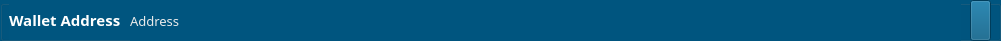
     <widget class="QGroupBox" name="addressBox">
      <property name="geometry">
       <rect>
        <x>10</x>
        <y>80</y>
        <width>1001</width>
        <height>41</height>
       </rect>
      </property>
      <property name="styleSheet">
       <string notr="true">color: rgb(255, 255, 255);
background-color: rgb(0, 85, 127);
font-size: 13px;
font-family: Poppins;</string>
      </property>
      <property name="title">
       <string/>
      </property>
      <widget class="QPushButton" name="m_copyAddressButton">
       <property name="geometry">
        <rect>
         <x>970</x>
         <y>0</y>
         <width>21</width>
         <height>41</height>
        </rect>
       </property>
       <property name="cursor">
        <cursorShape>PointingHandCursor</cursorShape>
       </property>
       <property name="toolTip">
        <string>Copy Account ID</string>
       </property>
       <property name="styleSheet">
        <string notr="true">image: url(:/images/images/copy.png);</string>
       </property>
       <property name="text">
        <string/>
       </property>
      </widget>
      <widget class="QLabel" name="label">
       <property name="geometry">
        <rect>
         <x>9</x>
         <y>0</y>
         <width>131</width>
         <height>40</height>
        </rect>
       </property>
       <property name="font">
        <font>
         <family>Poppins</family>
         <pointsize>14</pointsize>
        </font>
       </property>
       <property name="styleSheet">
        <string notr="true">font-size: 14pt;</string>
       </property>
       <property name="text">
        <string>&lt;html&gt;&lt;head/&gt;&lt;body&gt;&lt;p&gt;&lt;span style=&quot; font-size:11pt; font-weight:600;&quot;&gt;Wallet Address&lt;/span&gt;&lt;/p&gt;&lt;/body&gt;&lt;/html&gt;</string>
       </property>
      </widget>
      <widget class="QLabel" name="m_myAddress">
       <property name="geometry">
        <rect>
         <x>130</x>
         <y>0</y>
         <width>831</width>
         <height>41</height>
        </rect>
       </property>
       <property name="font">
        <font>
         <family>Poppins</family>
         <pointsize>-1</pointsize>
        </font>
       </property>
       <property name="styleSheet">
        <string notr="true">text-align: left; margin-left: 0px;
color: rgb(235, 235, 235);
font-family: Poppins;
font-size: 13px; border: none;</string>
       </property>
       <property name="text">
        <string>Address</string>
       </property>
      </widget>
     </widget>
